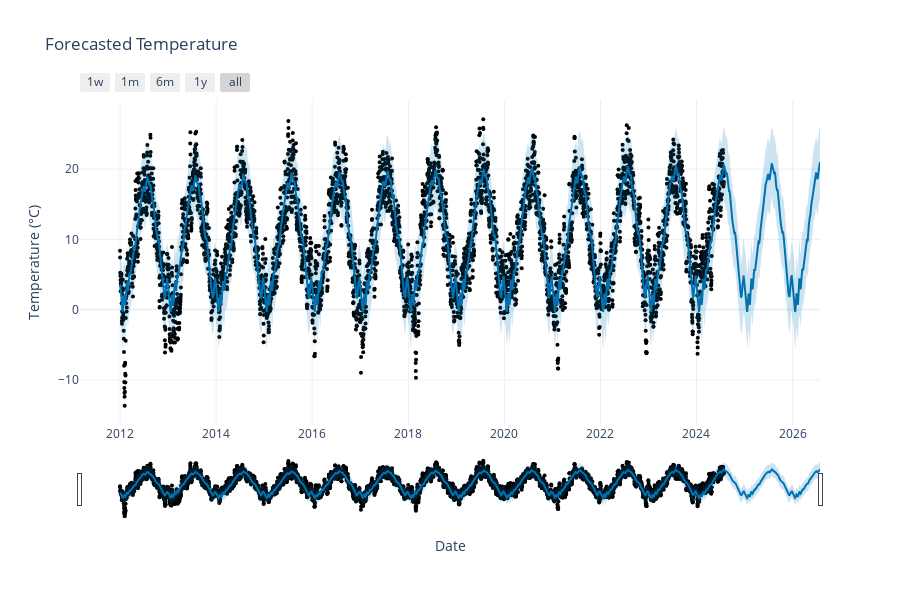

The cell this chart's notebook holds for it:
### Code cell
import pandas as pd
from prophet import Prophet
from prophet.plot import plot_plotly
import plotly.graph_objs as go

# Load your data (adjust the path and data columns)
# Prepare data for Prophet
df_prophet = pd.DataFrame({
    'ds': df.index, 
    'y': df['Temperature (°C)']
})

# Initialize the Prophet model
m = Prophet(
    seasonality_mode='multiplicative',
    changepoint_prior_scale = 0.01,
    holidays_prior_scale=1, 
    seasonality_prior_scale=10, 
    yearly_seasonality=20,
    weekly_seasonality=False,  
    daily_seasonality=False,
    scaling="absmax", 
    interval_width=0.9,   
)

# Add holidays for Germany to the data 
m.add_country_holidays(country_name='DE')

# Fit the model
m.fit(df_prophet)

# Make future predictions for the next 2 years (730 days)
future = m.make_future_dataframe(periods=730)
forecast = m.predict(future)

# Use Plotly for visualization 
fig = plot_plotly(m, forecast)

# Add additional layout elements if necessary
fig.update_layout(
    title="Forecasted Temperature",
    xaxis_title="Date",
    yaxis_title="Temperature (°C)",
    legend=dict(
        x=1, y=1,
        xanchor="right",
        yanchor="top"
    ),
    template="plotly_white"
)

# Show the Plotly plot
fig.show()

### Figure 1 — Plotly figure (JSON) as saved in the notebook; plotly's stock layout.template omitted (floating-point values rounded to 4 significant figures; data arrays with more than 128 entries replaced by an {"elided": "..."} marker saying what was removed)
{"data": [{"marker": {"color": "black", "size": 4}, "mode": "markers", "name": "Actual", "type": "scatter", "x": {"elided": "4593 str values"}, "y": {"elided": "4593 float values"}}, {"hoverinfo": "skip", "line": {"width": 0}, "mode": "lines", "type": "scatter", "x": {"elided": "5323 str values"}, "y": {"elided": "5323 float values"}}, {"fill": "tonexty", "fillcolor": "rgba(0, 114, 178, 0.2)", "line": {"color": "#0072B2", "width": 2}, "mode": "lines", "name": "Predicted", "type": "scatter", "x": {"elided": "5323 str values"}, "y": {"elided": "5323 float values"}}, {"fill": "tonexty", "fillcolor": "rgba(0, 114, 178, 0.2)", "hoverinfo": "skip", "line": {"width": 0}, "mode": "lines", "type": "scatter", "x": {"elided": "5323 str values"}, "y": {"elided": "5323 float values"}}], "layout": {"height": 600, "legend": {"x": 1, "xanchor": "right", "y": 1, "yanchor": "top"}, "showlegend": false, "title": {"text": "Forecasted Temperature"}, "width": 900, "xaxis": {"rangeselector": {"buttons": [{"count": 7, "label": "1w", "step": "day", "stepmode": "backward"}, {"count": 1, "label": "1m", "step": "month", "stepmode": "backward"}, {"count": 6, "label": "6m", "step": "month", "stepmode": "backward"}, {"count": 1, "label": "1y", "step": "year", "stepmode": "backward"}, {"step": "all"}]}, "rangeslider": {"visible": true}, "title": {"text": "Date"}, "type": "date"}, "yaxis": {"title": {"text": "Temperature (°C)"}}}}
